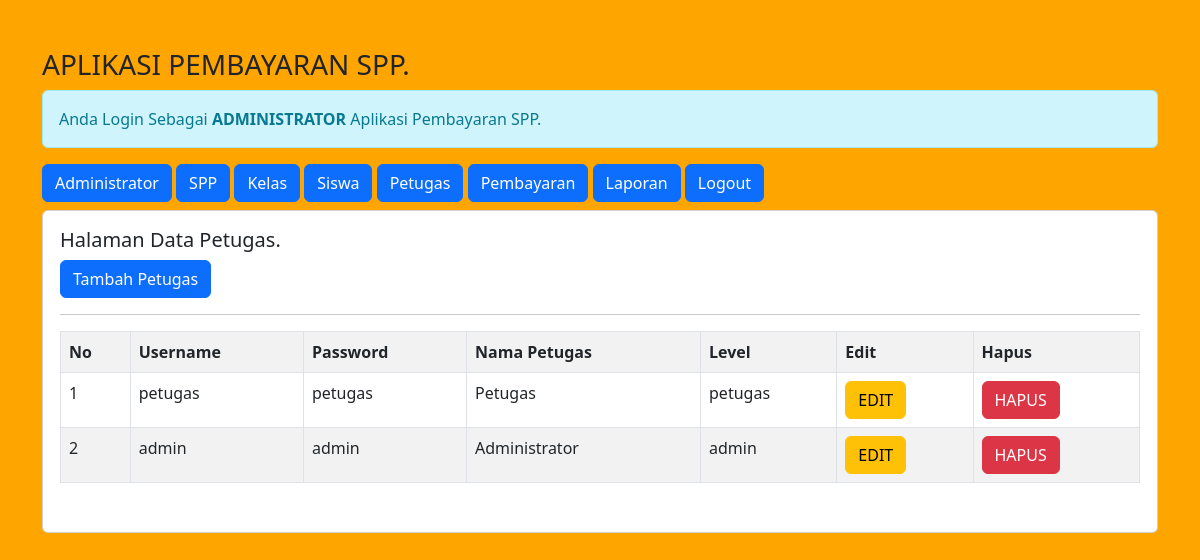
The page /admin/admin.php?url=petugas (signed in) on the database its author committed.
### tables this page shows
CREATE TABLE `petugas` (
  `id_petugas` int(11) NOT NULL,
  `username` varchar(25) NOT NULL,
  `password` varchar(32) NOT NULL,
  `nama_petugas` varchar(35) NOT NULL,
  `level` enum('admin','petugas') NOT NULL
);

### admin/petugas.php (the view)
<h5>Halaman Data Petugas.</h5>
<a href="?url=tambah-petugas" class="btn btn-primary"> Tambah Petugas</a>
<hr>
<table class="table table-striped table-bordered">
	<tr class="fw-bold">
		<td>No</td>
		<td>Username</td>
		<td>Password</td>
		<td>Nama Petugas</td>
		<td>Level</td>
		<td>Edit</td>
		<td>Hapus</td>
	</tr>
	<?php
	include'../koneksi.php';
	$no = 1;
	$sql = "SELECT*FROM petugas ORDER BY id_petugas DESC";
	$query = mysqli_query($koneksi, $sql);
	foreach ($query as $data) { ?>
	 <tr>
	 	<td><?= $no++; ?></td>
	 	<td><?= $data['username'] ?></td>
	 	<td><?= $data['password'] ?></td>
	 	<td><?= $data['nama_petugas'] ?></td>
	 	<td><?= $data['level'] ?></td>
	 	<td>
			<a href="?url=edit-petugas&id_petugas=<?= $data['id_petugas'] ?>"
				class= 'btn btn-warning'>EDIT</a>
	 	</td>
	 	<td>
			<a onclick="return confirm('Apakah Anda Yakin Ingin Menghapus Data')" href="?url=hapus-petugas&id_petugas=<?= $data['id_petugas'] ?>"
				class= 'btn btn-danger'>HAPUS</a>
	 	</td>
	 </tr>
	 <?php } ?>
</table>

### rows shown on the page
petugas: username "petugas", password "petugas", nama_petugas "Petugas", level "petugas"
petugas: username "admin", password "admin", nama_petugas "Administrator", level "admin"
